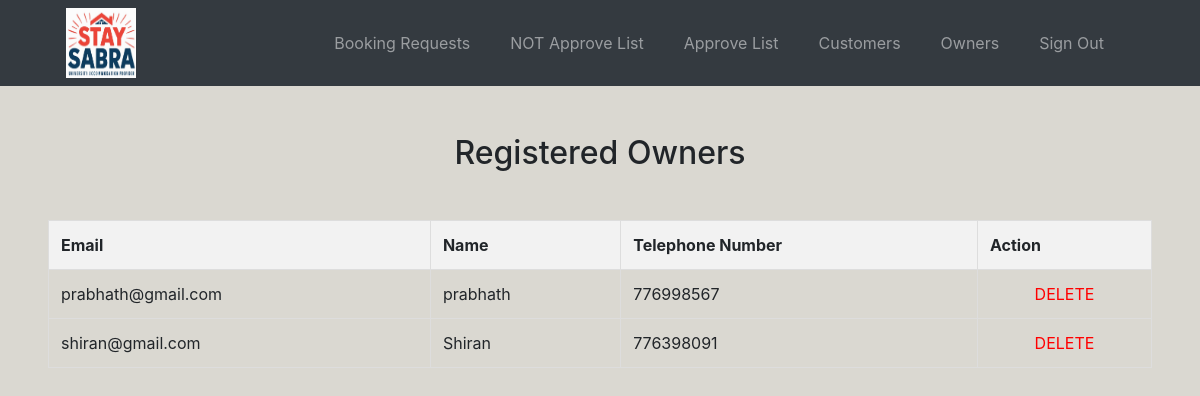
Before: /admin_owners.php with the older database file.
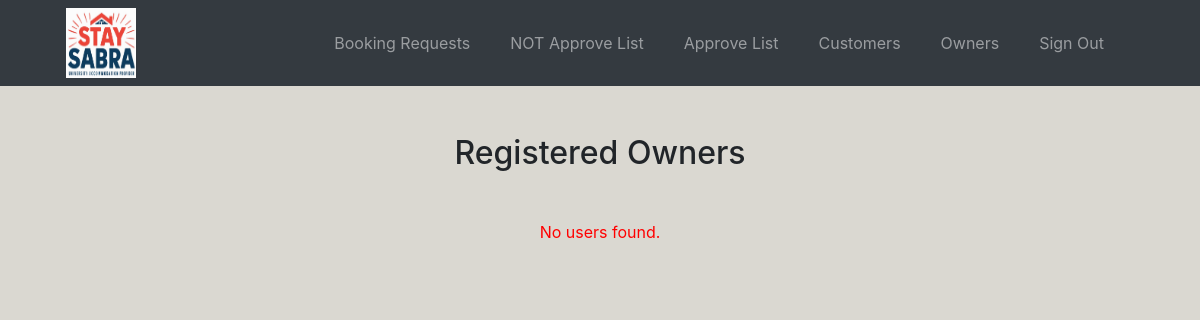
After: the same page with the newer database file.
### tables this page shows
CREATE TABLE `users` (
  `email` varchar(50) NOT NULL,
  `name` varchar(100) NOT NULL,
  `address` varchar(50) NOT NULL,
  `tel_number` int(10) NOT NULL,
  `user_role` varchar(50) NOT NULL,
  `password1` varchar(50) NOT NULL
);

### admin_owners.php (the view, shortened to what this page needs)
<!DOCTYPE html>
<html lang="en">
<head>
    <link rel="stylesheet" href="https://cdn.jsdelivr.net/npm/bootstrap@4.3.1/dist/css/bootstrap.min.css" />
</head>
<body>
    <nav class="navbar navbar-expand-lg navbar-dark bg-dark mb-5">
        <img src="image/boarding_logo.jpg" alt="Your Image Description" style="
          width: 70px;
          height: 70px;
          vertical-align: middle;
          margin-left: 50px;
        " />
        <div class="collapse navbar-collapse" id="navbarNavAltMarkup">
            <div class="navbar-nav ml-auto px-5">
                <a class="nav-item nav-link mr-4" href="admin_dash.php">Booking Requests</a>
                <a class="nav-item nav-link mr-4" href="admin_NOT_Approve_List.php">NOT Approve List</a>
                <a class="nav-item nav-link mr-4" href="admin_Approve_List.php">Approve List</a>
                <a class="nav-item nav-link mr-4" href="admin_customers.php">Customers</a>
                <a class="nav-item nav-link mr-4" href="admin_owners.php">Owners</a>
                <a class="nav-item nav-link mr-4" href="index.php">Sign Out</a>
            </div>
        </div>
    </nav>
    <h2 class="text-center mb-5">Registered Owners</h2>
    <div class="mx-5">
    <?php
require 'databaseConnection.php';
$sql = "SELECT * FROM users WHERE user_role = 'apartmentOwner' ";
$result = mysqli_query($conn, $sql);
if (mysqli_num_rows($result) > 0) {
    echo "<table style='width: 100%; border-collapse: collapse; border: 1px solid #ddd;'>";
    echo "<tr style='background-color: #f2f2f2;'>";
    echo "<th style='padding: 12px; border: 1px solid #ddd; text-align: left;'>Email</th>";
    echo "<th style='padding: 12px; border: 1px solid #ddd; text-align: left;'>Name</th>";
    echo "<th style='padding: 12px; border: 1px solid #ddd; text-align: left;'>Telephone Number</th>";
    echo "<th style='padding: 12px; border: 1px solid #ddd; text-align: left;'>Action</th>";
    echo "</tr>";
    while ($row = mysqli_fetch_assoc($result)) {
        echo "<tr style='border: 1px solid #ddd;'>";
        echo "<td style='padding: 12px; border: 1px solid #ddd;'>" . htmlspecialchars($row['email']) . "</td>";
        echo "<td style='padding: 12px; border: 1px solid #ddd;'>" . htmlspecialchars($row['name']) . "</td>";
        echo "<td style='padding: 12px; border: 1px solid #ddd;'>" . htmlspecialchars($row['tel_number']) . "</td>";
        echo "<td style='padding: 12px; border: 1px solid #ddd; text-align: center;'>";
        echo "<a href='admin_delete_user_owner.php?email=" . urlencode($row['email']) . "' style='color: #ff0000; text-decoration: none;' onclick='return confirm(\"Are you sure you want to delete this user?\")'>DELETE</a>";
        echo "</td>";
        echo "</tr>";
    }
    echo "</table>";
} else {
    echo "<p style='text-align: center; color: red;'>No users found.</p>";
}
?>
    </div>
</body>
</html>

Changed rows visible on the page:
removed users: email "prabhath@gmail.com", name "prabhath", tel_number "776998567"
removed users: email "shiran@gmail.com", name "Shiran", tel_number "776398091"
Other visible differences:
text no longer shown: "Email Name Telephone Number Action"
text now shown: "No users found."
